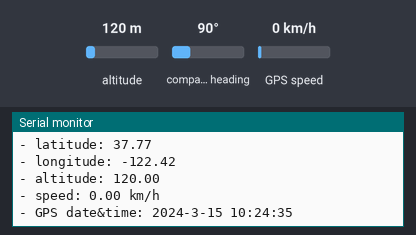
A sketch run on a simulated Arduino Uno, built with avr-gcc and run on an emulated ATmega328P. On the bench: the last lines printed to the serial monitor. The inputs (shaded band) are chosen by the test bench; at power-on: altitude 120 m, compass heading 90°, GPS speed 0 km/h. The GPS gets a fix after 3 s at 37.7749, -122.4194 with 8 satellites.

Above: at 5.9 s.
6.0 s: altitude set to 11 m
At 6.9 s:
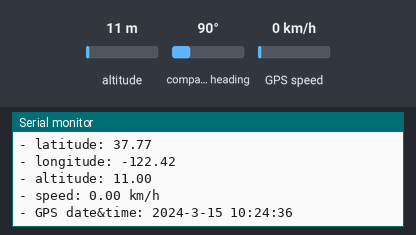
7.5 s: altitude set to 8 m
At 8.8 s:
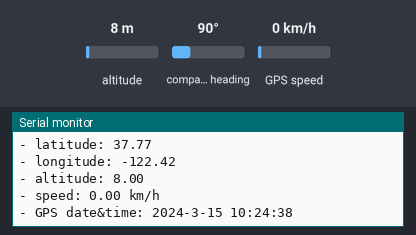
9.0 s: compass heading set to 11°
At 9.9 s:
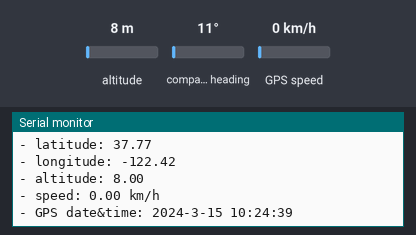
13.1 s: compass heading set to 8°
At 13.9 s:
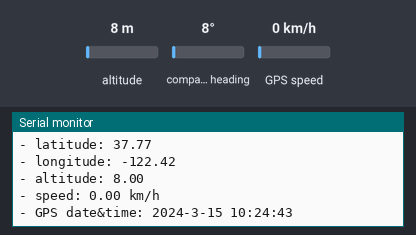
Timing chart, 0 to 15.6 s (numbered marks = the images above; inputs shaded):
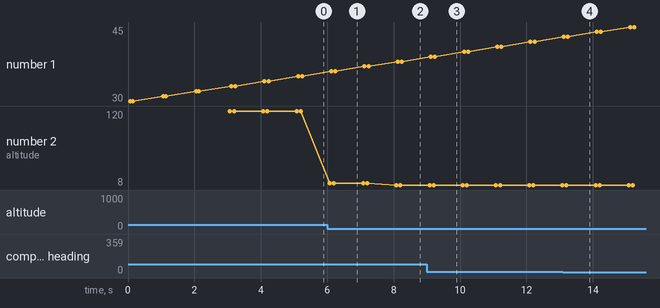

Measured:
- after the input at 6.0 s, the serial monitor: prints a new line after 0.08 s (image 1)
- after the input at 7.5 s, the serial monitor: prints a new line after 0.58 s (image 2)
- plotted number 2: 120 → 11 after the input at 6.0 s, 11 → 8 after the input at 7.5 s

The sketch:

GPSTester.ino
```cpp
#include <TinyGPS++.h>
#include <SoftwareSerial.h>

// GPS variables ----------------------------
static const int RXPin = 17, TXPin = 16;
static const uint32_t GPSBaud = 9600;
TinyGPSPlus gps;
SoftwareSerial ss(RXPin, TXPin); // GPS serial connection

void setup() {
  Serial.begin(9600);
  ss.begin(GPSBaud);

  Serial.println(F("Arduino - GPS module"));
}

void loop() {
  if (ss.available() > 0) {
    if (gps.encode(ss.read())) {
      if (gps.location.isValid()) {
        Serial.print(F("- latitude: "));
        Serial.println(gps.location.lat());

        Serial.print(F("- longitude: "));
        Serial.println(gps.location.lng());

        Serial.print(F("- altitude: "));
        if (gps.altitude.isValid())
          Serial.println(gps.altitude.meters());
        else
          Serial.println(F("INVALID"));
      } else {
        Serial.println(F("- location: INVALID"));
      }

      Serial.print(F("- speed: "));
      if (gps.speed.isValid()) {
        Serial.print(gps.speed.kmph());
        Serial.println(F(" km/h"));
      } else {
        Serial.println(F("INVALID"));
      }

      Serial.print(F("- GPS date&time: "));
      if (gps.date.isValid() && gps.time.isValid()) {
        Serial.print(gps.date.year());
        Serial.print(F("-"));
        Serial.print(gps.date.month());
        Serial.print(F("-"));
        Serial.print(gps.date.day());
        Serial.print(F(" "));
        Serial.print(gps.time.hour());
        Serial.print(F(":"));
        Serial.print(gps.time.minute());
        Serial.print(F(":"));
        Serial.println(gps.time.second());
      } else {
        Serial.println(F("INVALID"));
      }

      Serial.println();
    }
  }

  if (millis() > 5000 && gps.charsProcessed() < 10)
    Serial.println(F("No GPS data received: check wiring"));
}
```
